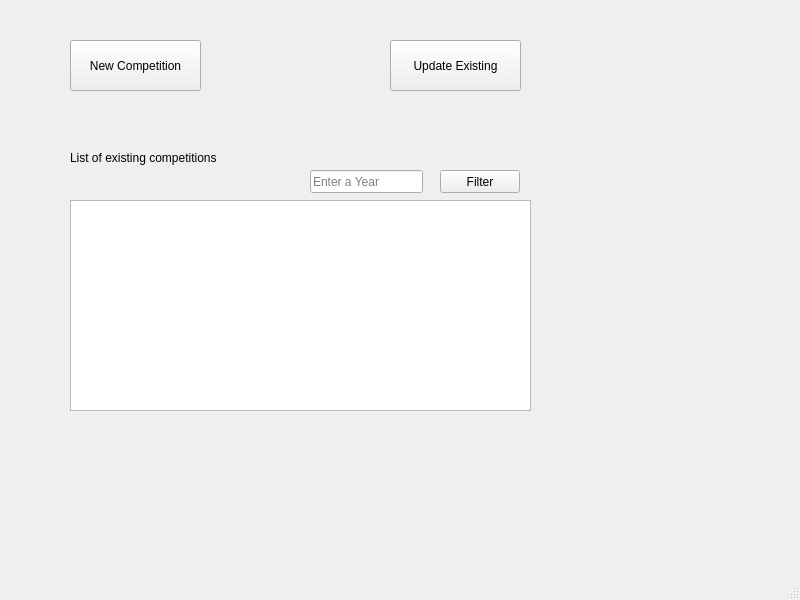
<?xml version="1.0" encoding="UTF-8"?>
<ui version="4.0">
 <class>comp_win</class>
 <widget class="QMainWindow" name="comp_win">
  <property name="geometry">
   <rect>
    <x>0</x>
    <y>0</y>
    <width>800</width>
    <height>600</height>
   </rect>
  </property>
  <property name="windowTitle">
   <string>Competition</string>
  </property>
  <widget class="QWidget" name="centralwidget">
   <widget class="QPushButton" name="newComp_butt">
    <property name="geometry">
     <rect>
      <x>70</x>
      <y>40</y>
      <width>131</width>
      <height>51</height>
     </rect>
    </property>
    <property name="text">
     <string>New Competition</string>
    </property>
   </widget>
   <widget class="QPushButton" name="update_exist_butt">
    <property name="geometry">
     <rect>
      <x>390</x>
      <y>40</y>
      <width>131</width>
      <height>51</height>
     </rect>
    </property>
    <property name="text">
     <string>Update Existing</string>
    </property>
   </widget>
   <widget class="QLabel" name="list_comps_lbl">
    <property name="geometry">
     <rect>
      <x>70</x>
      <y>150</y>
      <width>261</width>
      <height>16</height>
     </rect>
    </property>
    <property name="text">
     <string>List of existing competitions</string>
    </property>
   </widget>
   <widget class="QListView" name="comps_list">
    <property name="geometry">
     <rect>
      <x>70</x>
      <y>200</y>
      <width>461</width>
      <height>211</height>
     </rect>
    </property>
   </widget>
   <widget class="QPushButton" name="filter_butt">
    <property name="geometry">
     <rect>
      <x>440</x>
      <y>170</y>
      <width>80</width>
      <height>23</height>
     </rect>
    </property>
    <property name="text">
     <string>Filter</string>
    </property>
   </widget>
   <widget class="QLineEdit" name="year_edit">
    <property name="geometry">
     <rect>
      <x>310</x>
      <y>170</y>
      <width>113</width>
      <height>23</height>
     </rect>
    </property>
    <property name="text">
     <string/>
    </property>
    <property name="placeholderText">
     <string>Enter a Year</string>
    </property>
   </widget>
  </widget>
  <widget class="QMenuBar" name="menubar">
   <property name="geometry">
    <rect>
     <x>0</x>
     <y>0</y>
     <width>800</width>
     <height>20</height>
    </rect>
   </property>
  </widget>
  <widget class="QStatusBar" name="statusbar"/>
 </widget>
 <resources/>
 <connections/>
</ui>
